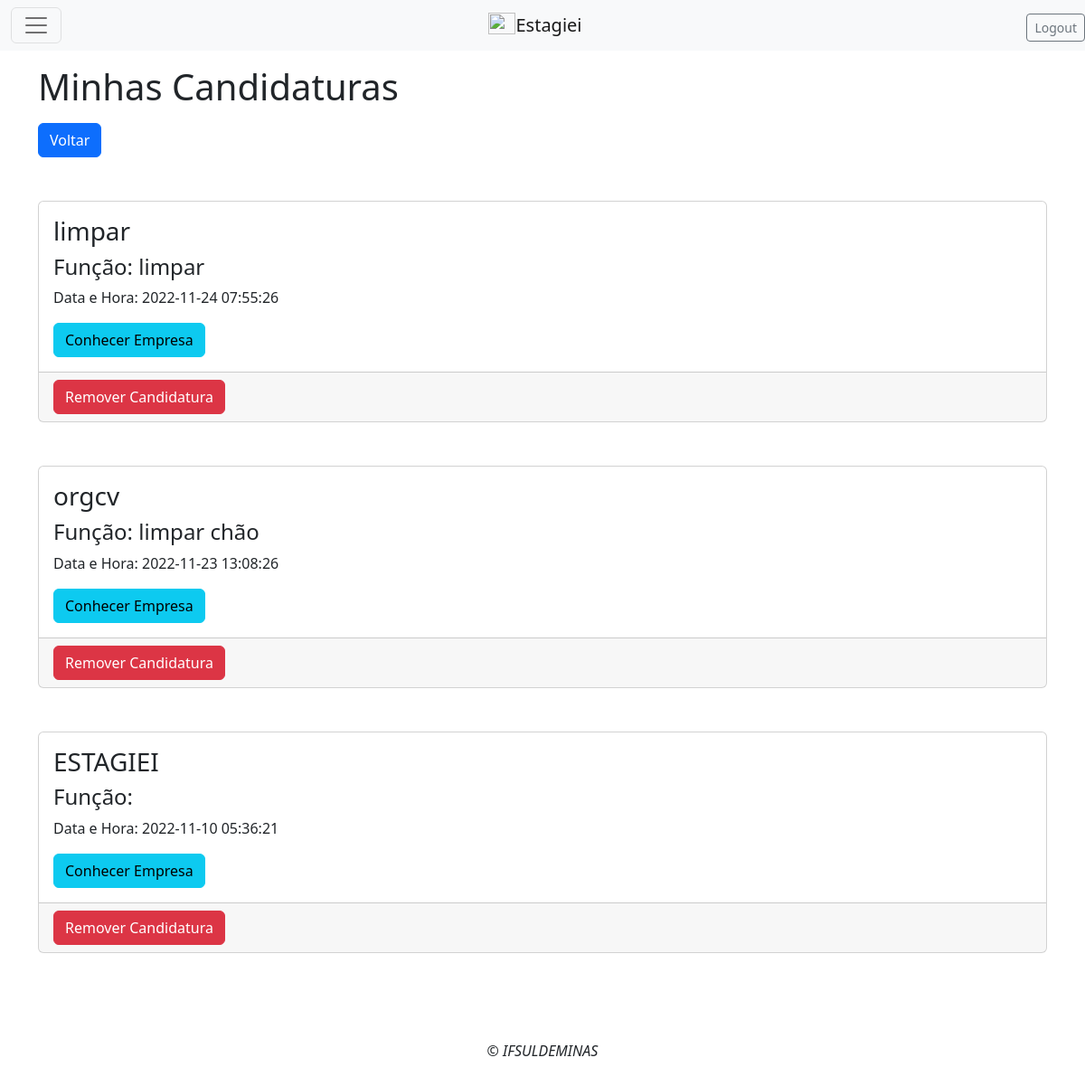
Screenshot of /vagas_candidatos.php (signed in) with the database file from the repository.
### tables this page shows
CREATE TABLE `candidatar` (
  `idCandidatar` int(11) NOT NULL,
  `idVaga` int(11) NOT NULL,
  `idEstagiario` int(11) NOT NULL,
  `Registro` datetime NOT NULL DEFAULT current_timestamp()
);

CREATE TABLE `vaga` (
  `idVaga` int(11) NOT NULL,
  `idEmpresa` int(11) NOT NULL,
  `NomeEmpresa` varchar(50) NOT NULL,
  `Funcao` varchar(100) NOT NULL,
  `Area` varchar(50) NOT NULL,
  `Remunerado` text NOT NULL,
  `Valor` varchar(50) NOT NULL,
  `TempoEstudo` varchar(50) NOT NULL,
  `PeriodoTrabalho` text NOT NULL,
  `Site` varchar(100) NOT NULL
);

### vagas_candidatos.php (the view, shortened to what this page needs)
<?php session_start();
require ("HeaderUser.php");
?>
    <div class='row'>
        <div class='col-12'>
            <div class='container'>
            <h1 class='my-3'>Minhas Candidaturas</h1>
            <a class='btn btn-primary' href='IndexUser.php?cod=".$dado['idVaga']."' >Voltar</a>
            <?php
                require("adm/conexao.php");
                $idestagiario = $_SESSION['id'];
                $sql = "SELECT * FROM candidatar INNER JOIN vaga ON candidatar.idVaga = vaga.idVaga AND candidatar.idEstagiario = $idestagiario ORDER BY idCandidatar DESC";
                $res = mysqli_query($con, $sql);
                $num_rows = mysqli_num_rows($res);
                if($num_rows > 0){
                    while($dado = mysqli_fetch_assoc($res)){
                        echo "<div class = 'card my-5'>
                        <div class = 'card-body'>
                                <h3>".$dado['NomeEmpresa']."</h3>
                                <h4>Função: ".$dado['Funcao']."</h4>
                                <p>Data e Hora: ".$dado['Registro']."</p>
                                <a class='btn btn-info' target='_blank' href='".$dado['Site']."' >Conhecer Empresa</a>
                                </div>
                                <div class='card-footer'>
                                <a class='btn btn-danger' href='excluicandidatura.php?cod=".$dado['idCandidatar']."' >Remover Candidatura</a>
                                </div>
                                </div>";
                    }
                }else{
                    echo "<tr class='text-center'><td colspan='3'> Não há registros cadastrados! </td></tr>";
                }
            ?>
            </div>
        </div>
    </div>
  <?php
require ("Footer.php");
  ?>

### rows the page displays
candidatar: idVaga.NomeEmpresa "limpar", idVaga.Funcao "limpar", Registro "2022-11-24 07:55:26"
candidatar: idVaga.NomeEmpresa "orgcv", idVaga.Funcao "limpar chão", Registro "2022-11-23 13:08:26"
candidatar: idVaga.NomeEmpresa "ESTAGIEI", Registro "2022-11-10 05:36:21"
